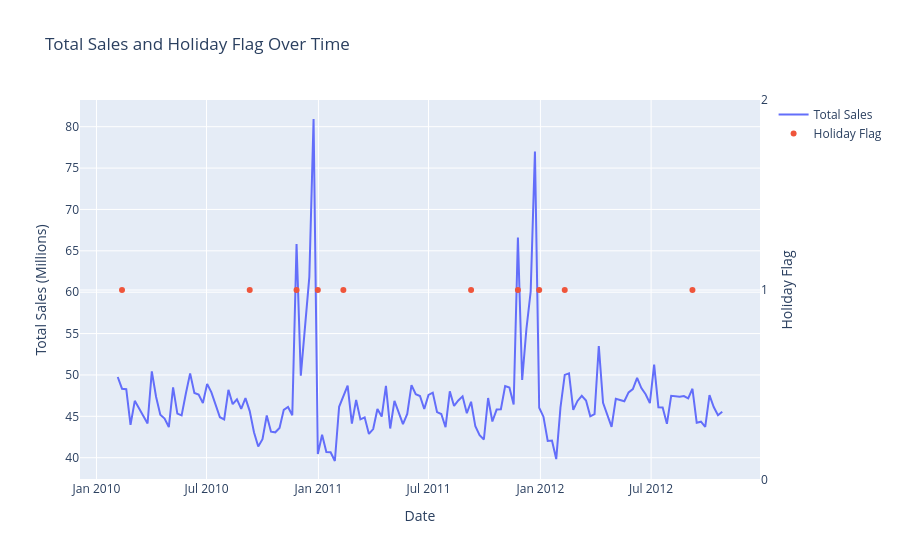

The notebook cell this image was saved under:
### Code cell
fig = go.Figure()

fig.add_trace(
    go.Scatter(
        x=new_df["Date"],
        y=new_df["Weekly_Sales(mn)"],
        mode="lines",
        name="Total Sales"
    )
)

fig.add_trace(
    go.Scatter(
        x=new_df["Date"],
        y= new_df["Holiday_Flag"],
        mode="markers",
        name="Holiday Flag",
        yaxis="y2"
    )
)

fig.update_layout(
    title="Total Sales and Holiday Flag Over Time",
    xaxis_title="Date",
    yaxis_title="Total Sales (Millions)",
    yaxis2={
        "title": "Holiday Flag",
        "overlaying": "y",
        "side": "right",
        "tickmode": "linear",
        "dtick": 1
    },
    hovermode="x unified"
)

fig.show()

### Figure 1 — Plotly figure (JSON) as saved in the notebook; plotly's stock layout.template omitted (floating-point values rounded to 4 significant figures; data arrays with more than 128 entries replaced by an {"elided": "..."} marker saying what was removed)
{"data": [{"mode": "lines", "name": "Total Sales", "type": "scatter", "x": {"elided": "143 str values"}, "y": {"elided": "143 float values"}}, {"mode": "markers", "name": "Holiday Flag", "type": "scatter", "x": {"elided": "143 str values"}, "y": {"elided": "143 mixed values"}, "yaxis": "y2"}], "layout": {"hovermode": "x unified", "title": {"text": "Total Sales and Holiday Flag Over Time"}, "xaxis": {"title": {"text": "Date"}}, "yaxis": {"title": {"text": "Total Sales (Millions)"}}, "yaxis2": {"dtick": 1, "overlaying": "y", "side": "right", "tickmode": "linear", "title": {"text": "Holiday Flag"}}}}
